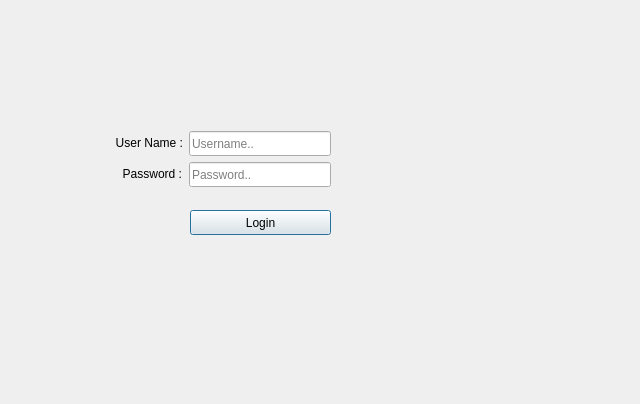
<?xml version="1.0" encoding="UTF-8"?>
<ui version="4.0">
 <class>LoginDialog</class>
 <widget class="QDialog" name="LoginDialog">
  <property name="windowModality">
   <enum>Qt::ApplicationModal</enum>
  </property>
  <property name="geometry">
   <rect>
    <x>0</x>
    <y>0</y>
    <width>640</width>
    <height>404</height>
   </rect>
  </property>
  <property name="windowTitle">
   <string>Pilot Login Screen</string>
  </property>
  <property name="styleSheet">
   <string notr="true">#LoginDialog {
	background-image: url(:/res/SinerjiGCS_LoginBG);
}</string>
  </property>
  <widget class="QLabel" name="lblUserName">
   <property name="geometry">
    <rect>
     <x>101</x>
     <y>133</y>
     <width>82</width>
     <height>20</height>
    </rect>
   </property>
   <property name="styleSheet">
    <string notr="true"/>
   </property>
   <property name="text">
    <string>User Name :</string>
   </property>
   <property name="alignment">
    <set>Qt::AlignRight|Qt::AlignTrailing|Qt::AlignVCenter</set>
   </property>
  </widget>
  <widget class="QLabel" name="lblPassword">
   <property name="geometry">
    <rect>
     <x>101</x>
     <y>164</y>
     <width>81</width>
     <height>20</height>
    </rect>
   </property>
   <property name="styleSheet">
    <string notr="true"/>
   </property>
   <property name="text">
    <string>Password :</string>
   </property>
   <property name="alignment">
    <set>Qt::AlignRight|Qt::AlignTrailing|Qt::AlignVCenter</set>
   </property>
  </widget>
  <widget class="QLineEdit" name="txtUserName">
   <property name="geometry">
    <rect>
     <x>189</x>
     <y>131</y>
     <width>142</width>
     <height>25</height>
    </rect>
   </property>
   <property name="placeholderText">
    <string>Username..</string>
   </property>
  </widget>
  <widget class="QLineEdit" name="txtPassword">
   <property name="geometry">
    <rect>
     <x>189</x>
     <y>162</y>
     <width>142</width>
     <height>25</height>
    </rect>
   </property>
   <property name="echoMode">
    <enum>QLineEdit::Password</enum>
   </property>
   <property name="placeholderText">
    <string>Password..</string>
   </property>
  </widget>
  <widget class="QPushButton" name="btnLogin">
   <property name="geometry">
    <rect>
     <x>190</x>
     <y>210</y>
     <width>141</width>
     <height>25</height>
    </rect>
   </property>
   <property name="styleSheet">
    <string notr="true"/>
   </property>
   <property name="text">
    <string>Login</string>
   </property>
  </widget>
 </widget>
 <resources/>
 <connections/>
</ui>
